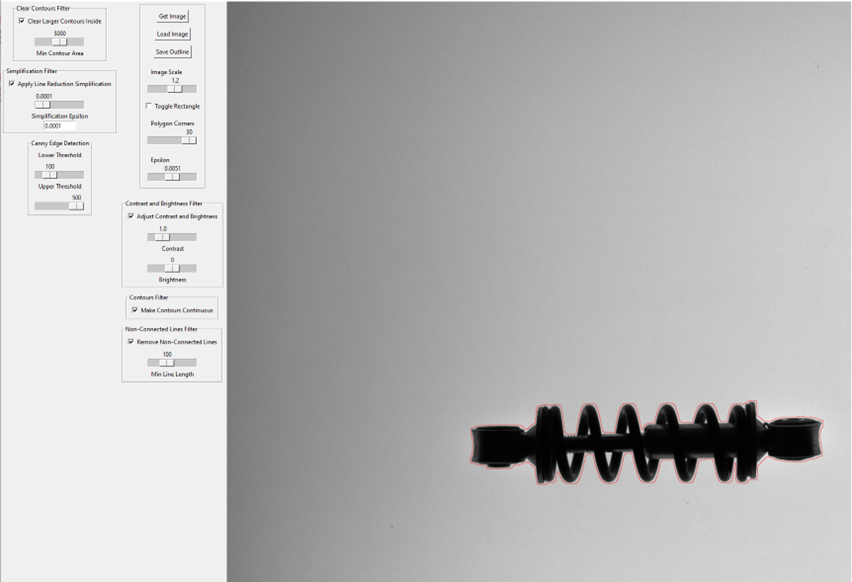
#> input picture UI.png, 852 x 582 px; its folder holds only this picture in this run
$ python -i functions.py   (imports and definitions only)
#> lines starting #> are read from the running program, lines starting #| are printed output that depends on the picture; after the words box and inside, x2 and y2 are one past the last pixel; in counts of white or black regions, pixels touching at a corner belong together
import glob
import cv2
import numpy as np
import ezdxf
import os

# Define applied filters
filter_gray = True #May set false only for debbuging
filter_contrastBoost = True #contrast adjustment
filter_contrastBoost_contrast = 1 #Contrast control (0.5-3.0). 1.0 means no change, higher values increase contrast.
filter_contrastBoost_brightness = 0 #Brightness control (-100 to 100). 0 means no change, higher values increase brightness.
filter_CannyEdgeDetection = True #defines the outline of the part by contrast
filter_Make_Contours_Continuous = True #fixes caps created by cannyEdgeDetector #check
filter_Remove_Non_Connected_Lines = True #filters lines that are to short and thus are not part of part outline
filter_Remove_Non_Connected_Lines_min_length = 100 #smalest line length not filterd
filter_clear_larger_contours_inside = True # removes lines inside the outline
filter_clear_larger_contours_inside_min_contour_area = 5000 #smalest detail size not filterd
filter_line_reduction_simplification = True #enables to simplyfy the line
filter_line_reduction_simplification_min_length = 0 #describes minimum line length that is alow trough the filter
filter_line_reduction_simplification_epsilon = 0.0005 #bigger the epsilon the more simplyfied the detail
filter_rectangle_epsilon = 0.005

# Define applied actions
display_images = False
display_images_time = 1 #in ms, display_images_time > 0
display_images = False
display_images_time = 0 #in ms, display_images_time > 0
display_images_scale = 0.5 #in double
save_images = False
save_outline = True
make_overlay = True

# Define directories

input_dir = "NaidisPildid/pilt-foto.jpg"
output_dir = "Katsetused"

# [206 lines left out: functions clear_folder, display_image, save_image, save_outline_to_dxf, apply_gray_filter, boost_contrast and 4 more, not called in this run]


def apply_line_reduction_simplification(image, min_length=filter_line_reduction_simplification_min_length, epsilon=filter_line_reduction_simplification_epsilon):#

    try:
        # Convert the grayscale image to binary
        _, binary_image = cv2.threshold(image, 1, 255, cv2.THRESH_BINARY)

        # Find all contours
        contours, _ = cv2.findContours(binary_image, cv2.RETR_EXTERNAL, cv2.CHAIN_APPROX_SIMPLE)

        # Create a blank image to draw the simplified contours
        reduced_image = np.zeros_like(image)

        for contour in contours:
            # Simplify the contour
            epsilon_scaled = epsilon * cv2.arcLength(contour, True)  # Scale epsilon by the contour length
            simplified_contour = cv2.approxPolyDP(contour, epsilon_scaled, True)

            # Draw simplified contour as lines
            if len(simplified_contour) > 1:
                for i in range(len(simplified_contour)):
                    start_point = tuple(simplified_contour[i][0])
                    end_point = tuple(simplified_contour[(i + 1) % len(simplified_contour)][0])
                    line_length = np.linalg.norm(np.array(start_point) - np.array(end_point))
                    if line_length > min_length:
                        cv2.line(reduced_image, start_point, end_point, (255, 255, 255), thickness=1, lineType= cv2.LINE_4)

        # Display the result image
        if display_images:
            display_image(reduced_image, 'Simplified and Reduced Lines Image')

        # Save the result image
        if save_images:
            save_image(reduced_image, step_number=7, image_name="simplified_reduced_lines")

        return reduced_image

    except Exception as e:
        print(f"Error in simplify_and_reduce_lines: {e}")
        return image  # Return the original image if an error occurs


# [51 lines left out: function toggle_rectangle_view, not called in this run]

>>> import cv2
>>> picture = cv2.imread('UI.png')
#> picture is the input picture: shape (582, 852, 3); mean B, G, R 183.8, 183.8, 184
>>> result = apply_line_reduction_simplification(picture)
#> in apply_line_reduction_simplification, `_, binary_image = cv2.threshold(image, 1, 255, cv2.THRESH_BINARY)`:
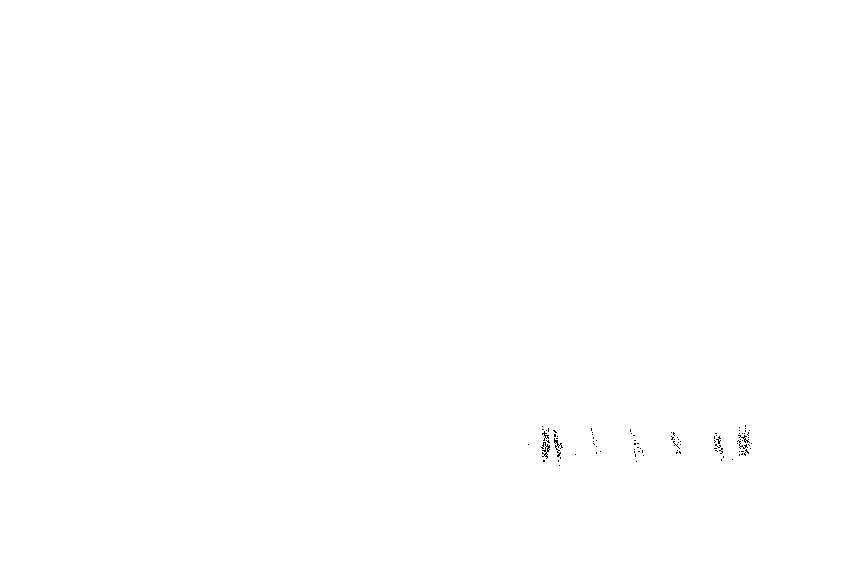
#> binary_image: shape (582, 852, 3); 99.9% white; black in thin lines or dots, all inside (x1, y1, x2, y2) = (528, 425, 752, 466)
